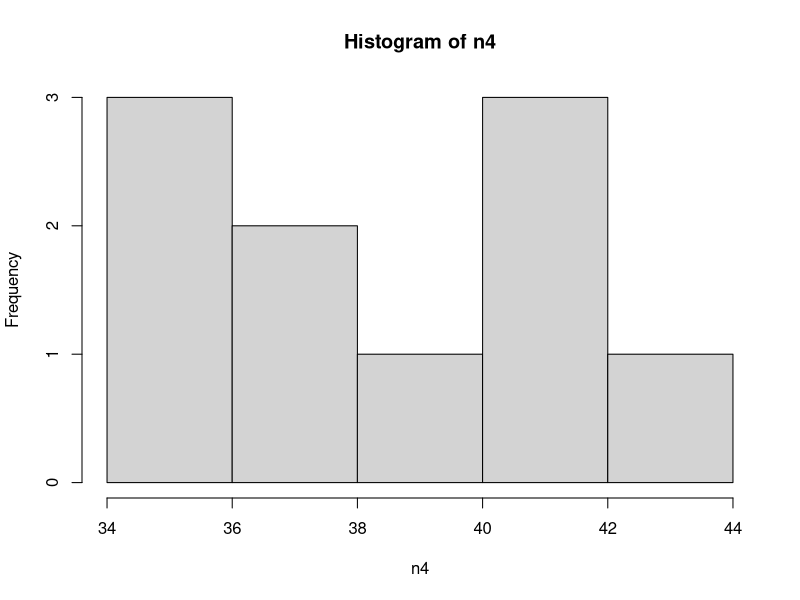
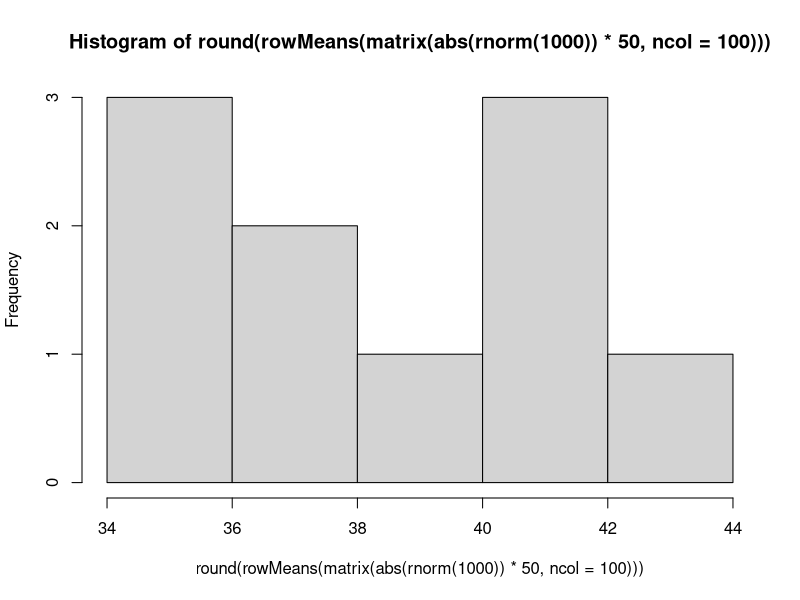
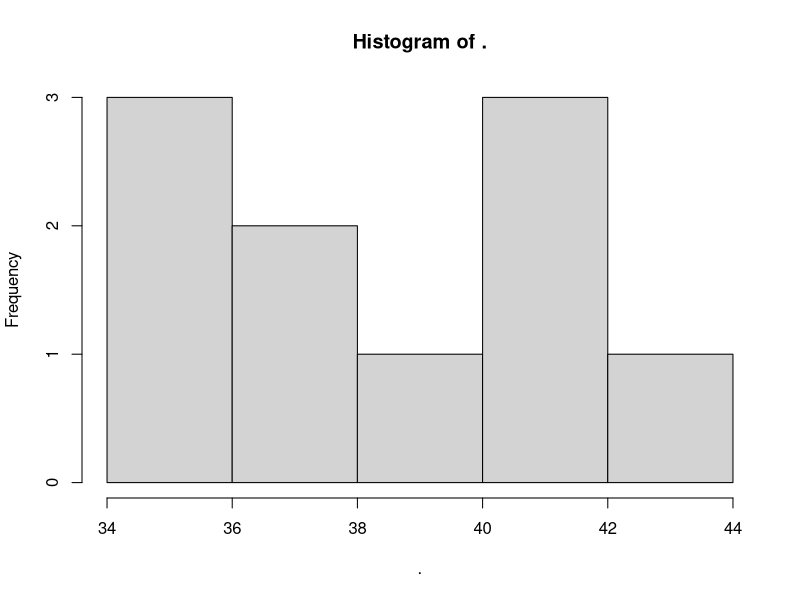
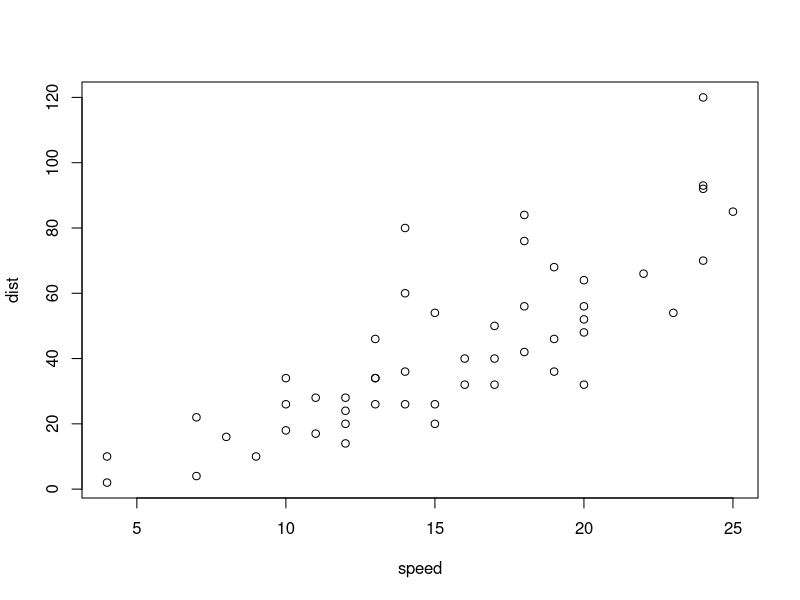

Write R code to recreate these figures, in order.
## ---- chunk 1
#| echo: true

# 设置随机种子
set.seed(101)

# 开始 
n1<-rnorm(1000)            # 第1步
n2<-abs(n1)*50              # 第2步
n3<-matrix(n2,ncol = 100)   # 第3步
n4<-round(rowMeans(n3))     # 第4步
hist(n4)                 # 第5步
## ---- chunk 2
#| echo: true

set.seed(101)
hist(round(rowMeans(matrix(abs(rnorm(1000))*50,ncol=100))))
## ---- chunk 3
#| echo: true

# 加载magrittr
library(magrittr)
# 设置随机种子
set.seed(101)

# 开始
rnorm(1000) %>%
  abs %>% `*` (50)  %>%
  matrix(ncol=100)  %>%
  rowMeans %>% round %>% 
  hist
## ---- chunk 4
#| echo: true

plot(cars) # 可以运行代码，输出结果
## ---- chunk 5
#| echo: true
getwd()
## ---- chunk 6
read.csv("dataset/stroke.csv") %>% 
  head()
## ---- chunk 7
setwd("/home/rsliang/") #若设定工作目录为这个
# read.csv("dataset/stroke.csv") 如果运行这条语句会报错
